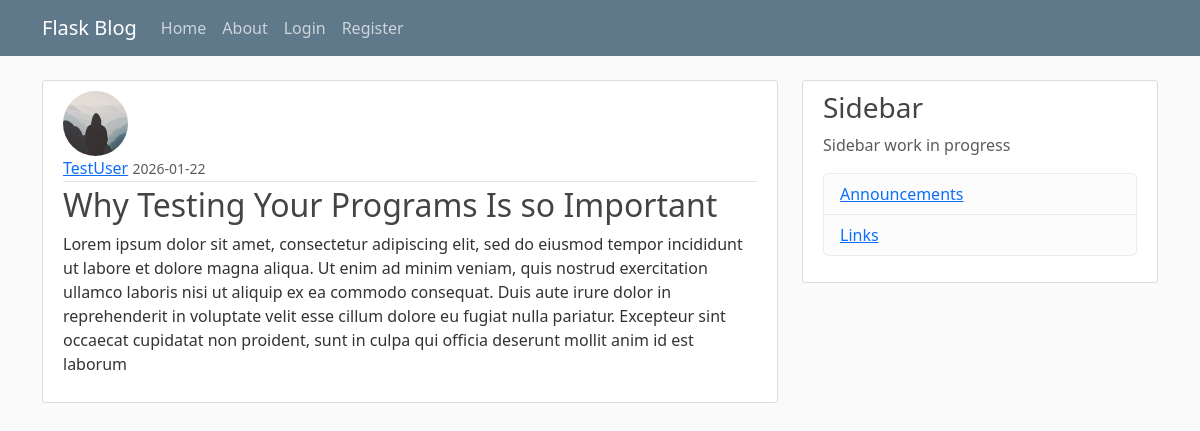
Page /post/13 on the committed database.
### flaskblog/models.py (models this page shows, shortened)
class User(db.Model, UserMixin):
    id = db.Column(db.Integer, primary_key=True)
    username = db.Column(db.String(20), unique=True, nullable=False)
    email = db.Column(db.String(120), unique=True, nullable=False)
    image_file = db.Column(db.String(20), nullable=False, default='default.jpg')
    password = db.Column(db.String(60), nullable=False)
    posts = db.relationship('Post', backref='author', lazy=True)

class Post(db.Model):
    id = db.Column(db.Integer, primary_key=True)
    title = db.Column(db.String(100), nullable=False)
    date_posted = db.Column(db.DateTime, nullable=False, default=lambda: datetime.now(timezone.utc))
    content = db.Column(db.Text, nullable=False)
    user_id = db.Column(db.Integer, db.ForeignKey('user.id'), nullable=False)

### flaskblog/posts/routes.py (the view)
@posts.route("/post/<int:post_id>")
def post(post_id):
    post = Post.query.get_or_404(post_id)
    return render_template('post.html', post=post, title=post.title)

### flaskblog/templates/post.html (shortened to what this page needs)
{% extends "layout.html" %}
{%block content%}
    <article class="media content-section">
        <img class="rounded-circle article-img" src="{{ url_for('static', filename='profile_pics/' + post.author.image_file) }}">
        <div class="media-body">
            <div class="article-metadata">
                <a class="mr-2" href="{{ url_for('users.user_posts', username=post.author.username) }}">{{ post.author.username }}</a>
                <small class="text-muted">{{ post.date_posted.strftime('%Y-%m-%d') }}</small>
            </div>
            <h2 class="article-title">{{ post.title }}</h2>
            <p class="article-content">{{ post.content }}</p>
        </div>
    </article>
{% endblock content %}

### flaskblog/static/main.css (style rules this page uses)
body { background: #fafafa; color: #333333; margin-top: 5rem; }
h1, h2, h3, h4, h5, h6 { color: #444444; }
.content-section { background: #ffffff; padding: 10px 20px; border: 1px solid #dddddd; border-radius: 3px; margin-bottom: 20px; }
.article-title { color: #444444; }
.article-content { white-space: pre-line; }
.article-img { height: 65px; width: 65px; margin-right: 16px; }
.article-metadata { padding-bottom: 1px; margin-bottom: 4px; border-bottom: 1px solid #e3e3e3 }

### rows in the picture
User: image_file (placeholder picture), author.username "TestUser"
Post: date_posted "2026-01-22", title "Why Testing Your Programs Is so Important", content "Lorem ipsum dolor sit amet, consectetur adipiscing elit, sed do eiusmod tempor incididunt ut labore et dolore magna aliqua. Ut enim ad minim veniam, quis nostrud exercitation ullamco laboris nisi ut aliquip ex ea commodo consequat. Duis aute irure dolor in reprehenderit in voluptate velit esse cillum dolore eu fugiat nulla pariatur. Excepteur sint occaecat cupidatat non proident, sunt in culpa qui officia deserunt mollit anim id est laborum"
